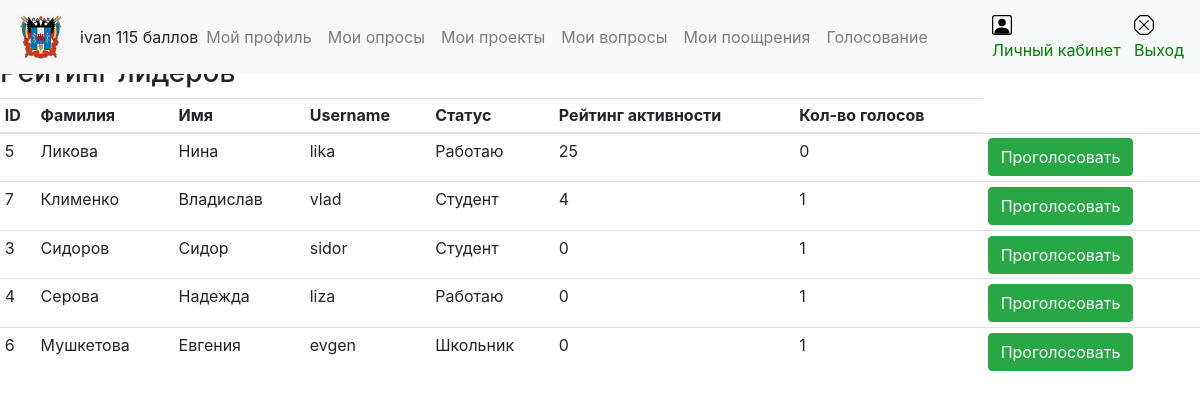
The page /golos.php (signed in) on the database its author committed.
### tables this page shows
CREATE TABLE `user` (
  `IDUser` int(11) NOT NULL,
  `Lastname` varchar(50) DEFAULT NULL,
  `Firstname` varchar(50) DEFAULT NULL,
  `Fathername` varchar(50) DEFAULT NULL,
  `BirstDate` date DEFAULT NULL,
  `EMail` varchar(100) NOT NULL,
  `Edu` varchar(50) NOT NULL DEFAULT 'нет',
  `Reiting` int(11) NOT NULL DEFAULT 0,
  `Status` varchar(100) NOT NULL DEFAULT 'Студент',
  `Tel` varchar(30) NOT NULL,
  `Photo` varchar(100) DEFAULT NULL,
  `Username` varchar(100) NOT NULL,
  `Passw` varchar(100) NOT NULL,
  `CountGolos` int(11) DEFAULT 1,
  `CountPeredano` int(11) DEFAULT 0,
  `PeredahoIDUser` int(11) DEFAULT NULL
);

### golos.php (the view, shortened to what this page needs)
<?php
include('Nav.php');
?>
<?php
echo "<h1>Передать голос</h1>";
$sql1=mysqli_query($db,"SELECT * FROM user WHERE IDUser=$IDUser");
$result1=mysqli_fetch_array($sql1);
$k=$result1['CountGolos'];
if ($k==0)
{
echo "Передано голосов ".$result1['CountPeredano']."<br> Лидеру ID=". $result1['PeredahoIDUser'].
"<br><button type='submit' class='btn btn-success' formaction='InsGolos.php' >Вернуть</button>";
}
else
{
echo "<h3>Рейтинг лидеров</h3>";
echo "<table class='table table-sm'>
 <thead clasinfo'><tr ><th>ID </th><th>Фамилия</th>".
"<th> Имя</th><th>Username</th><th>Статус</th><th>Рейтинг активности</th><th>Кол-во голосов</th></tr></thead><tbody>";
$sql=mysqli_query($db,"SELECT * FROM User WHERE IDUser<>$IDUser AND Username<>'manager' ORDER BY CountGolos,Reiting DESC");
while ($result=mysqli_fetch_array($sql)){
    echo "<tr>";
    echo "<td>".$result['IDUser']."</td>";
    echo "<td>".$result['Lastname']."</td>";
    echo "<td>".$result['Firstname']."</td>";
    echo "<td>".$result['Username']."</td>";
    echo "<td>".$result['Status']."</td>";
    echo "<td>".$result['Reiting']."</td>";
    echo "<td>".$result['CountGolos']."</td>";
    echo "<form  method='POST'>";
    echo "<td><button type='submit' class='btn btn-success' formaction='InsGolos.php' >Проголосовать</button></td>";
    echo "</form>";
    echo "</tr>";
}
echo "</tbody></table></p></div>";
}
?>
</body>
</html>

### Nav.php (shortened to what this page needs)
<?php
$Username=$_SESSION['Username'];
$IDUser=$_SESSION['IDUser'];
?>
<!DOCTYPE html>
<html lang="en">
<head>
    <link rel="stylesheet" href="css/bootstrap.css">
    <link rel="stylesheet" type="text/css" href="css/Style.css">
</head>
<body>
 <?php
include('db.php');
$result=mysqli_query($db,"SELECT * FROM user WHERE IDUser=$IDUser");
$myrow=mysqli_fetch_array($result);
$Reiting=$myrow['Reiting'];
?>
<nav class="navbar navbar-expand-lg navbar-light bg-light fixed-top">
	<a class="navbar-brand" href="#">
		<img src="images/gerb-logo.png" alt="Информационная система по выявлению лидеров общественного мнения">
    </a>
    <?php echo $Username."   ".$Reiting." баллов              ";?>
	<div class="collapse navbar-collapse" id="navbarSupportedContent">
		<ul class="navbar-nav mr-auto">
			<li class="nav-item">
				<a class="nav-link" href="#">Мой профиль</a>
			</li>
			<li class="nav-item">
				<a class="nav-link" href="PersonalAccount.php">Мои опросы</a>
			</li>
			<li class="nav-item">
				<a class="nav-link" href="#">Мои проекты</a>
			</li>
			<li class="nav-item">
				<a class="nav-link" href="#">Мои вопросы</a>
			</li>
			<li class="nav-item">
				<a class="nav-link" href="#">Мои поощрения</a>
			</li>
			<li class="nav-item">
				<a class="nav-link" href="golos.php">Голосование</a>
			</li>
		</ul>
		<form class="form-inline my-2 my-lg-0">
			<a href="PersonalAccount.php" style="padding-right:10pt">
				<img src="icons/person-square.svg" alt="" width="20" height="20" style="margin-bottom: 3px;" title="Bootstrap">
				<label class="form-check-label" for="exampleCheck1">Личный кабинет</label>
			</a>
			<a href="index.php">
				<img src="icons/x-octagon.svg" alt="" width="20" height="20" style="margin-bottom: 3px;" title="Bootstrap">
				<label class="form-check-label" for="exampleCheck1">Выход</label>
			</a>
		</form>
	</div>
</nav>

### css/style.css (style rules this page uses)
a { color: #008000; text-decoration: none; }

### rows shown on the page
user: Reiting "115"
user: IDUser "5", Lastname "Ликова", Firstname "Нина", Username "lika", Status "Работаю", Reiting "25", CountGolos "0"
user: IDUser "7", Lastname "Клименко", Firstname "Владислав", Username "vlad", Status "Студент", Reiting "4", CountGolos "1"
user: IDUser "3", Lastname "Сидоров", Firstname "Сидор", Username "sidor", Status "Студент", Reiting "0", CountGolos "1"
user: IDUser "4", Lastname "Серова", Firstname "Надежда", Username "liza", Status "Работаю", Reiting "0", CountGolos "1"
user: IDUser "6", Lastname "Мушкетова", Firstname "Евгения", Username "evgen", Status "Школьник", Reiting "0", CountGolos "1"

### other values the page prints
$Username "ivan"
